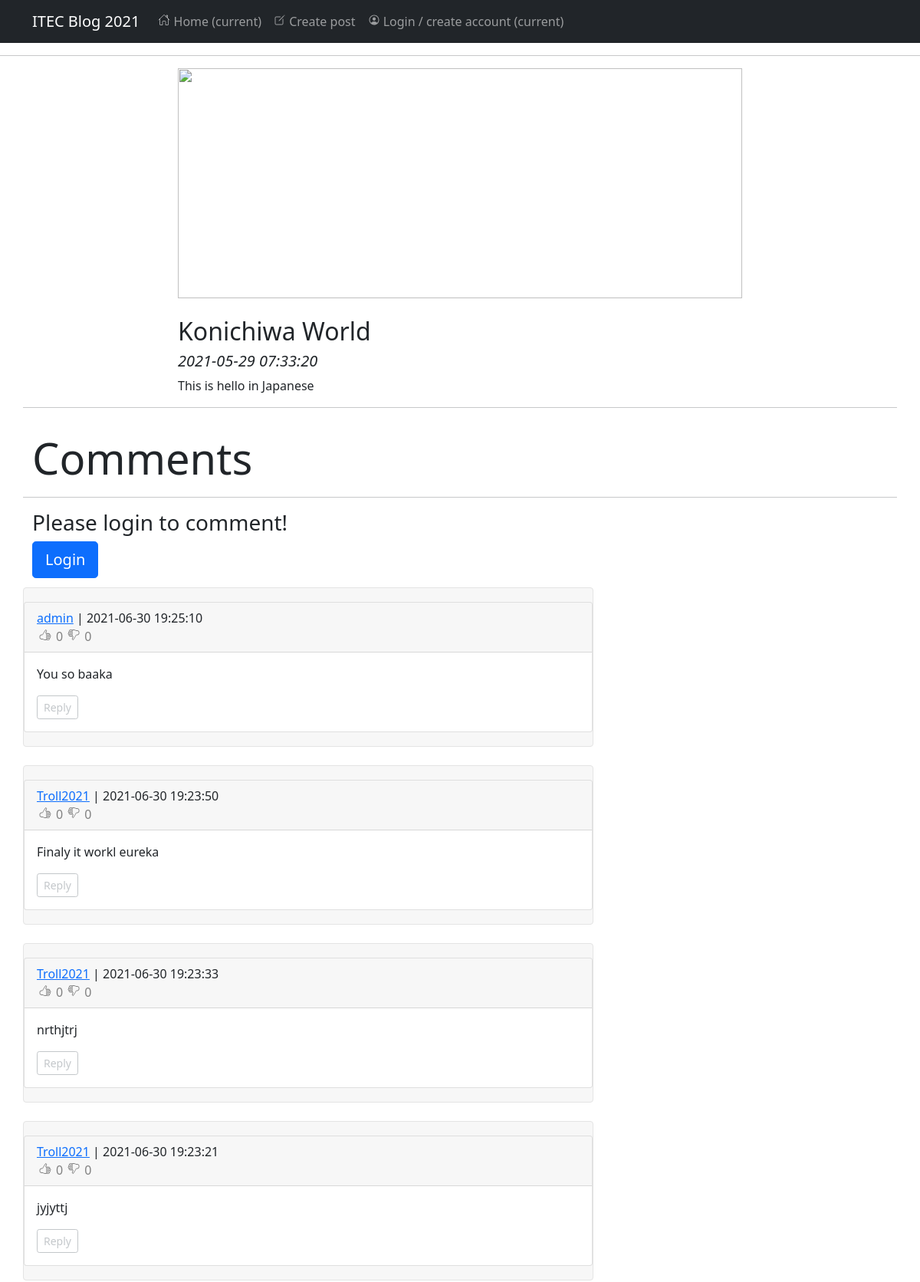
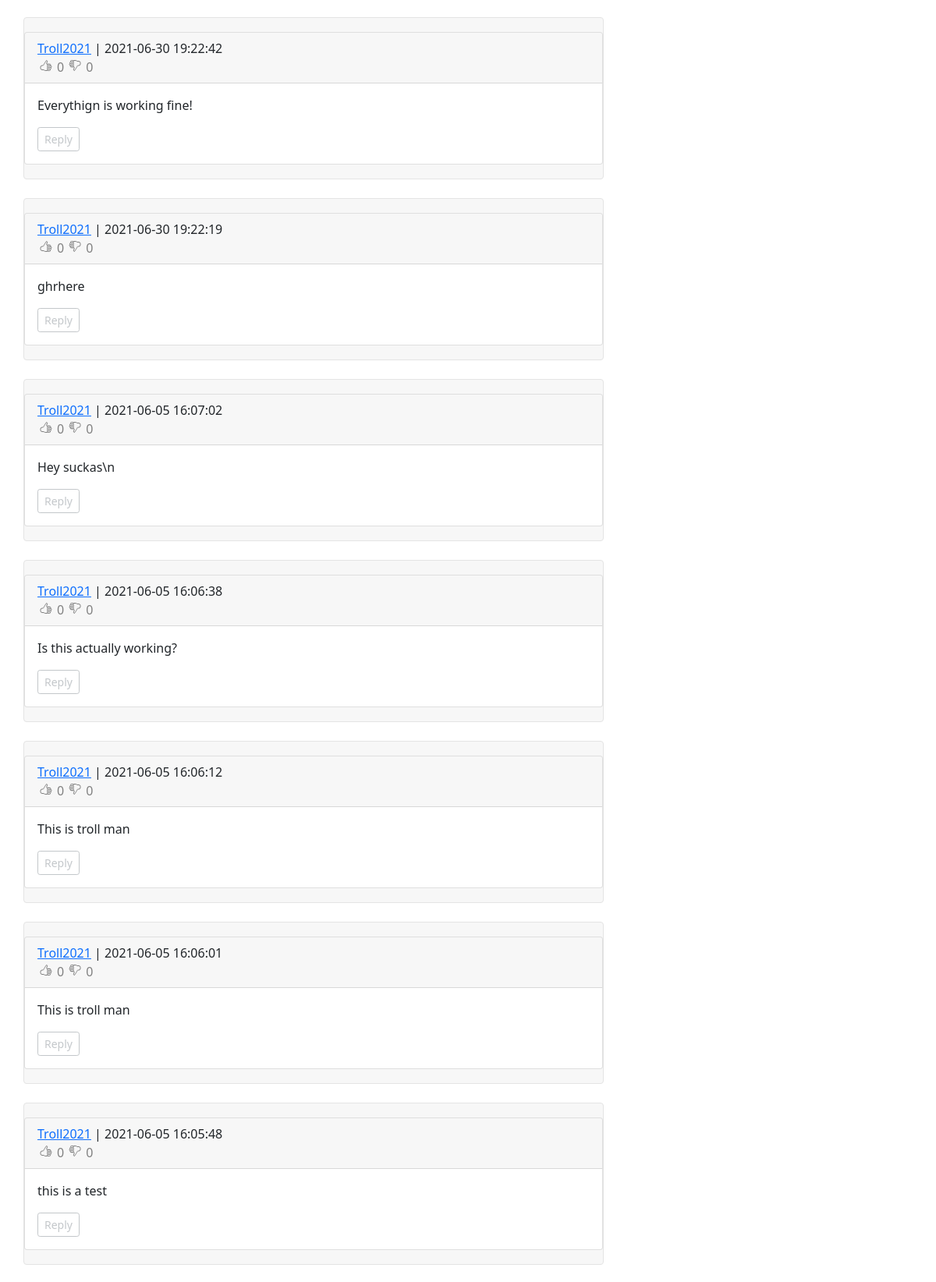
/post.php?id=2 (upper part), run on the app's committed database (2 pictures, top to bottom).
### tables this page shows
CREATE TABLE `posts` (
  `ID` bigint(20) NOT NULL,
  `post_title` varchar(255) NOT NULL,
  `post_body` text NOT NULL,
  `post_author` int(11) NOT NULL,
  `date_created` datetime NOT NULL DEFAULT CURRENT_TIMESTAMP,
  `date_modified` datetime NOT NULL,
  `post_img` varchar(255) NOT NULL
);

CREATE TABLE `comments` (
  `ID` bigint(20) NOT NULL,
  `comment_text` text NOT NULL,
  `comment_user` int(11) NOT NULL,
  `comment_post` int(11) NOT NULL,
  `date_created` datetime NOT NULL DEFAULT CURRENT_TIMESTAMP,
  `comment_parent` int(11) DEFAULT NULL,
  `reply_to_user` int(11) DEFAULT NULL
);

CREATE TABLE `users` (
  `ID` bigint(20) NOT NULL,
  `user_name` varchar(255) NOT NULL,
  `user_email` varchar(255) NOT NULL,
  `user_hash` varchar(255) NOT NULL,
  `date_created` datetime NOT NULL DEFAULT CURRENT_TIMESTAMP,
  `user_role` int(11) NOT NULL DEFAULT '2',
  `user_img` varchar(255) NOT NULL
);

### func/postmanager.php (called while the page is built, shortened)
<?php
function getPost($id, $conn)
{
    $sql = "select * from posts where ID = ?";
    $stmt = $conn->prepare($sql);
    $stmt->bind_param("i", $id);
    $stmt->execute();
    $result = $stmt->get_result();
    if ($result->num_rows == 1)
        return $result->fetch_assoc();
    else
        return false;
}
?>

### config.php (called while the page is built, shortened)
<?php
spl_autoload_register(function ($class)
{
    $classlocation = 'classes/' . $class . '.php';
});
?>

### classes/Comment.php (called while the page is built, shortened)
<?php
class Comment
{
    public $comment_post_id;
    public $conn;
    public function __construct($post_id, $conn)
    {
        $this->comment_post_id = $post_id;
        $this->conn = $conn;
    }
    public function getComments()
    {
        $sql = "select c.ID as CID, u.ID as UID, c.comment_text, c.date_created, u.user_name, c.comment_user from comments c join users u on u.ID = c.comment_user where c.comment_post = ? and c.comment_parent is null order by c.date_created desc";
        $stmt = $this->conn->prepare($sql);
        $stmt->bind_param("i", $this->comment_post_id);
        $stmt->execute();
        $results = $stmt->get_result();
        $this->comments = $results->fetch_all(MYSQLI_ASSOC);
    }
}
?>

### classes/Security.php (called while the page is built, shortened)
<?php
class Security
{
    public static function cleanOutput($arr)
    {
        foreach ($arr as $key => $value)
        {
            if (is_string($value))
                $arr[$key] = htmlspecialchars($value);
            elseif (is_int($value))
                $arr[$key] = filter_var($value, FILTER_SANITIZE_NUMBER_INT);
            elseif (is_email($value))
                $arr[$key] = filter_var($value, FILTER_SANITIZE_EMAIL);
            elseif (filter_var($value, FILTER_VALIDATE_URL))
                $arr[$key] = filter_var($value, FILTER_SANITIZE_URL);
            else
                $arr[$key] = '';
        }
        return $arr;
    }
}
?>

### includes/comments.php (the view, shortened to what this page needs)
<hr>
<h3 class="display-4 mt-3 mb-3">Comments</h3>
<hr>
<div class="row comment-form">
    <div class="col-md-8 form">
        <?php if ($_SESSION['loggedin']): ?>
            <form class="comment-form" action="func/ajaxmanager" method="POST">
                <textarea name="comment-text" class="form-control" cols="80" rows="4"></textarea>
                <input type="hidden" name="id" value="<?php echo htmlspecialchars($_SERVER['QUERY_STRING']); ?>">
                <button type="submit" name="comment-submit" class="comment-submit btn btn-outline-success mt-2"><ion-icon name="chatbubble-outline"></ion-icon> Add comment</button>
            </form>
        <?php else: ?>
            <h3>Please login to comment!</h3>
            <a href="login.php"><button type="button" class="btn btn-primary btn-lg">Login</button></a>
        <?php endif; ?>
    </div>
</div>
<div class="row comments">
    <?php foreach ($comments->comments as $comment): ?>
        <?php $comment = Security::cleanOutput($comment); ?>
        <?php
            $thumbsdownclass = "";
            $thumbsupclass = "";
            $theid = $comment['CID'];
            $thereview = array_filter($reviews->reviews, function ($data) use ($theid) {return $data['comment_id'] == $theid;});
            if (!empty($thereview))
            {
                foreach ($thereview as $key)
                {
                    $thumbsup = $key['thumbs_up'];
                    $thumbsdown = $key['thumbs_down'];
                    if ($key['user_reviewed'] == 1)
                    {
                        if ($key['user_reviewed_value'] == 1)
                        {
                            $thumbsdownclass = "active";
                            $thumbsupclass = "";
                        }
                        else
                        {
                            $thumbsdownclass = "";
                            $thumbsupclass = "active";
                        }
                    }
                }
            }
            else
            {
                $thumbsup = 0;
                $thumbsdown = 0;
            }
        ?>
        <div class='comment-wrapper col-md-8'>
            <div class='col-md-12 mt-2 mb-2 comment'>
                <div class='card'>
                    <div class='card-header'>
                        <a href='user.php?id=<?php echo $comment['CID']; ?>' class='comment-user-id' data-comment-user-id='<?php echo $comment['UID']; ?>'><?php echo $comment['user_name']; ?></a> | <?php echo $comment['date_created']; ?>
                        <nav class="comment-thumb">
                            <ul class="nav float-right">
                                <li class="nav-item"><ion-icon name="thumbs-up-outline" class="<?php echo $thumbsupclass; ?>" data-review-value="2" data-review-type="thumb"></ion-icon></li>
                                <li class="nav-item thumbs-up-val"><?php echo $thumbsup; ?></li>
                                <li class="nav-item"><ion-icon name="thumbs-down-outline" class="<?php echo $thumbsdownclass; ?>" data-review-value="1" data-review-type="thumb"></ion-icon></li>
                                <li class="nav-item thumbs-down-val"><?php echo $thumbsdown; ?></li>
                            </ul>
                        </nav>
                    </div>
                    <div class='card-body'>
                        <p class='card-text'><?php echo $comment['comment_text']; ?></p>
                        <?php echo $button; ?> <button class='btn float-right btn-sm btn-outline-secondary mr-2 reply-comment' data-comment-id='<?php echo $comment['CID']; ?>' data-comment-user-id='<?php echo $comment['UID']; ?>'>Reply</button>
                    </div>
                </div>
            </div>
        </div>
    <?php endforeach; ?>
</div>

### includes/header.php (shortened to what this page needs)
<!doctype html>
<html lang="en">
    <head>
        <link href="https://cdn.jsdelivr.net/npm/bootstrap@5.0.2/dist/css/bootstrap.min.css" rel="stylesheet">
        <link rel="stylesheet" href="css/style.css">
    </head>
    <body>
        <nav class="navbar navbar-expand-lg navbar-dark bg-dark">
            <div class="container">
                <a class="navbar-brand" href="index.php">ITEC Blog 2021</a>
                <div class="collapse navbar-collapse" id="navbarSupportedContent">
                    <ul class="navbar-nav mr-auto">
                        <li class="nav-item active"><a class="nav-link" href="index.php"><ion-icon name="home-outline"></ion-icon> Home <span class="sr-only">(current)</span></a></li>
                        <li class="nav-item"><a class="nav-link" href="create.php"><ion-icon name="create-outline"></ion-icon> Create post</a></li>
                    </ul>
                    <ul class="navbar-nav float-right">
                        <?php if ($_SESSION['loggedin'] == true): ?>
                            <li class="nav-item active"><a class="nav-link" href="user.php"><ion-icon name="person-circle-outline"></ion-icon> Hello, <?php echo htmlspecialchars($_SESSION['user_name']); ?> | <span class="sr-only">(current)</span></a></li>
                            <li class="nav-item active"><a class="nav-link" href="logout.php"><ion-icon name="log-out-outline"></ion-icon> Logout <span class="sr-only">(current)</span></a></li>
                        <?php else: ?>
                            <li class="nav-item active"><a class="nav-link" href="login.php"><ion-icon name="person-circle-outline"></ion-icon> Login / create account <span class="sr-only">(current)</span></a></li>
                        <?php endif; ?>
                    </ul>
                </div>
            </div>
        </nav>

### post.php (shortened to what this page needs)
<?php
include_once 'config.php';
include 'func/postmanager.php';
include 'includes/header.php';
if (isset($_GET['id']))
{
    $post = getPost($_GET['id'], $conn);
    $theid = $_GET['id'];
    $comments = new Comment($theid, $conn);
    $comments->getComments();
    $reviews = new Review($conn);
    $reviews->post_id = $theid;
    $reviews->getReviews();
}
?>
        <hr>
        <div class="container post">
            <div class="row">
                <?php if ($post == false): ?>
                    <h2 class="display-4">Error 404: post not found!</h2>
                <?php else: ?>
                    <div class="col-md-8 offset-md-2">
                        <img src="<?php echo $post['post_img']; ?>" class="img-fluid" alt="">
                        <h2 class="font-weight-light mt-4"><?php echo htmlspecialchars($post['post_title']); ?></h2>
                        <h5><em><?php echo htmlspecialchars($post['date_created']); ?></em></h5>
                        <p><?php echo htmlspecialchars($post['post_body']); ?></p>
                    </div>
                    <?php include 'includes/comments.php'; ?>
                <?php endif; ?>
            </div>
        </div>
<?php
var_dump($_SESSION);
include 'includes/footer.php';
?>

### includes/footer.php (shortened to what this page needs)
    </body>
</html>

### css/style.css (style rules this page uses)
button { cursor: pointer; }
.post img { height: 300px; width: 100%; object-fit: cover; object-position: center; }
.card button { opacity: .4; transition: opacity 300ms; }
.comment-wrapper { transform: scaleY(1); background: #F7F7F7; margin: 12px 0; border-radius: 4px; padding: 10px 0; border: 1px solid #E4E4E4; transition: transform 500ms, background 400ms, padding 400ms; }
nav.comment-thumb { display: inline; color: gray; }
nav.comment-thumb li { margin: 0px 3px !important; }
nav.comment-thumb ion-icon { transform: scale(1); color: gray; transition: transform 200ms, color 200ms; cursor: pointer; }

### data on the page
posts: post_title "Konichiwa World", date_created "2021-05-29 07:33:20", post_body "This is hello in Japanese"
comments: users.user_name "admin", date_created "2021-06-30 19:25:10", thumbsup "0", thumbsdown "0", comment_text "You so baaka"
comments: users.user_name "Troll2021", date_created "2021-06-30 19:23:50", thumbsup "0", thumbsdown "0", comment_text "Finaly it workl eureka"
comments: users.user_name "Troll2021", date_created "2021-06-30 19:23:33", thumbsup "0", thumbsdown "0", comment_text "nrthjtrj"
comments: users.user_name "Troll2021", date_created "2021-06-30 19:23:21", thumbsup "0", thumbsdown "0", comment_text "jyjyttj"
comments: users.user_name "Troll2021", date_created "2021-06-30 19:22:42", thumbsup "0", thumbsdown "0", comment_text "Everythign is working fine!"
comments: users.user_name "Troll2021", date_created "2021-06-30 19:22:19", thumbsup "0", thumbsdown "0", comment_text "ghrhere"
comments: users.user_name "Troll2021", date_created "2021-06-05 16:07:02", thumbsup "0", thumbsdown "0", comment_text "Hey suckas\\n"
comments: users.user_name "Troll2021", date_created "2021-06-05 16:06:38", thumbsup "0", thumbsdown "0", comment_text "Is this actually working?"
comments: users.user_name "Troll2021", date_created "2021-06-05 16:06:12", thumbsup "0", thumbsdown "0", comment_text "This is troll man"
comments: users.user_name "Troll2021", date_created "2021-06-05 16:06:01", thumbsup "0", thumbsdown "0", comment_text "This is troll man"
comments: users.user_name "Troll2021", date_created "2021-06-05 16:05:48", thumbsup "0", thumbsdown "0", comment_text "this is a test"
